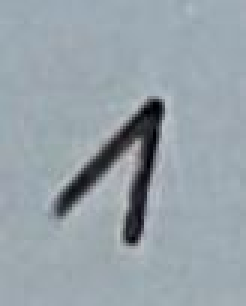
#> input picture TestData/1_1.jpg, 82 x 102 px (shown 3 times larger)
$ python -i LetterPreprocessor.py   (imports and definitions only)
#> lines starting #> are read from the running program, lines starting #| are printed output that depends on the picture; after the words box and inside, x2 and y2 are one past the last pixel; in counts of white or black regions, pixels touching at a corner belong together
import numpy as np
import matplotlib.pyplot as plt
import cv2

class LetterPreprocessor():
    def __init__(self, *args, **kwargs):
        self.binValueThreshold = 45
        self.imgmaxval = 255
        self.cropPadding = 4

    def processImageShow(self, image):
        if plt.isinteractive(): plt.ioff()

        # grayvalue picture
        image = self.makeGrayvalueImage(image)
        self.showimg(image, "input")

        # invert
        image = self.invertImage(image)
        self.showimg(image, "invert")

        # histogram
        thresh = self.selectThreshold(image)
        self.plotHistogram(image, thresh)

        #thresh = 100
        # thresholding
        image = self.thresholdImage(image, thresh)
        self.showimg(image, "thresholding")

        # opening
        image = self.openImage(image)
        self.showimg(image, "opening")

        # cropping
        image = self.cropfromBoundingBox(image)
        self.showimg(image, "croping")

        # resizing
        image = self.resizing(image)
        self.showimg(image, "resizing")
        plt.ion()
        return image

    def processImage(self, image):

        # grayvalue picture
        image = self.makeGrayvalueImage(image)

        # invert
        image = self.invertImage(image)

        # histogram
        thresh = self.selectThreshold(image)

        #thresh = 100
        # thresholding
        image = self.thresholdImage(image, thresh)

        # opening
        image = self.openImage(image)

        # cropping
        image = self.cropfromBoundingBox(image)

        # resizing
        image = self.resizing(image)

        return image

    def showimg(self, image, title=""):
        plt.imshow(image, cmap="gray")
        plt.title(title)
        plt.show()

    def plotHistogram(self, image, threshold):
        plt.hist(image.flatten(), 256, [0, 256])
        plt.title("threshold = %s" % threshold)
        plt.show()

    def makeGrayvalueImage(self, image):
        return cv2.cvtColor(image, cv2.COLOR_BGR2GRAY)

    def invertImage(self, image):
        return self.imgmaxval - image

    def selectThreshold(self, image):
        hist, _ = np.histogram(image.flatten(),256, [0, 256])
        hist[255] = 0
        threshold = 256
        for i in range(len(hist)):
            currentBinValue = hist[-i]
            if currentBinValue < self.binValueThreshold:
                threshold = 256 - i
            if currentBinValue > self.binValueThreshold:
                break
        return threshold

    def thresholdImage(self, image, threshold):
        _ , image = cv2.threshold(image, threshold, 255, cv2.THRESH_BINARY)
        return image

    def openImage(self, image):
        kernel = np.ones((5,5),np.uint8)
        return cv2.morphologyEx(image, cv2.MORPH_OPEN, kernel)

    def cropfromBoundingBox(self, image):
        top = self.getTop(image)
        bottom = self.getBottom(image)
        right = self.getRight(image)
        left = self.getLeft(image)
        return image[top:bottom, left:right].copy()

    def getTop(self, image):
        height = image.shape[0]
        width = image.shape[1]
        top = height
        for row in range(height):
            for col in range(width):
                if image[row,col] > 0:
                    top = row
                    break
            if top < height:
                break
        return max(0,top - self.cropPadding)

    def getBottom(self, image):
        height = image.shape[0]
        width = image.shape[1]
        bottom = 0
        for row in reversed(range(height)):
            for col in range(width):
                if image[row,col] > 0:
                    bottom = row
                    break
            if bottom > 0:
                break
        return min(height, bottom + self.cropPadding)

    def getRight(self, image):
        height = image.shape[0]
        width = image.shape[1]
        right = 0
        for col in reversed(range(width)):
            for row in range(height):
                if image[row,col] > 0:
                    right = col
                    break
            if right > 0:
                break
        return min(width, right + self.cropPadding)

    def getLeft(self, image):
        height = image.shape[0]
        width = image.shape[1]
        left = width
        for col in range(width):
            for row in range(height):
                if image[row,col] > 0:
                    left = col
                    break
            if left < width:
                break
        return max(0, left - self.cropPadding)

    def resizing(self, image):
        return cv2.resize(image, (28,28),interpolation=cv2.INTER_CUBIC)


>>> import cv2
>>> picture = cv2.imread('../TestData/1_1.jpg')
#> picture is the input picture: shape (102, 82, 3); mean B, G, R 169.5, 162.2, 151.2
>>> result = LetterPreprocessor().processImageShow(picture)
#> in invertImage, `return self.imgmaxval - image`:
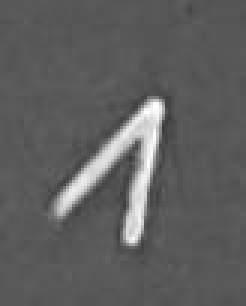
#> returned value: shape (102, 82) (shown 3 times larger); min 56, max 254, mean 95.3
#> in selectThreshold, `hist, _ = np.histogram(image.flatten(),256, [0, 256])`: hist = 256 values, max 1257 at index 88, min 0 at index 0, mean 32.67
#> the loop in selectThreshold, `for i in range(len(hist)):` made 163 passes
#> (currentBinValue, threshold) on passes 1 to 12: (0, 256), (0, 255), (8, 254), (1, 253), (0, 252), (2, 251), (2, 250), (1, 249), (3, 248), (0, 247), (2, 246), (4, 245)
#> in processImageShow, `thresh = self.selectThreshold(image)`: thresh = 95
#> in plotHistogram, `plt.show()`:
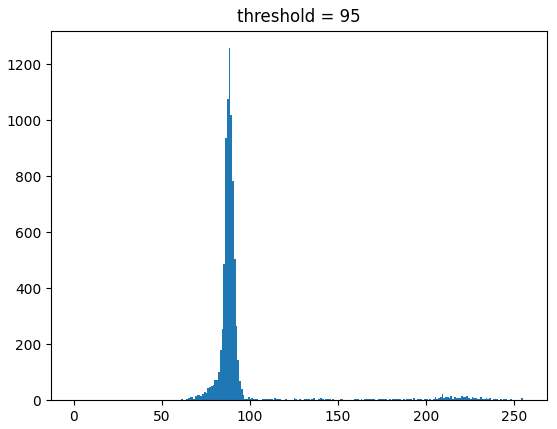
#> figure drawn by matplotlib, 1 panel; tallest bar 1257 high, from x = 88 to 89
#> in thresholdImage, `_ , image = cv2.threshold(image, threshold, 255, cv2.THRESH_BINARY)`:
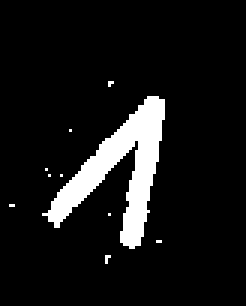
#> image: shape (102, 82) (shown 3 times larger); 8.7% white; 10 white regions (9 under 20 px), largest, box (x1, y1, x2, y2) and area: (14, 32, 55, 83) 709
#> in openImage, `return cv2.morphologyEx(image, cv2.MORPH_OPEN, kernel)`:
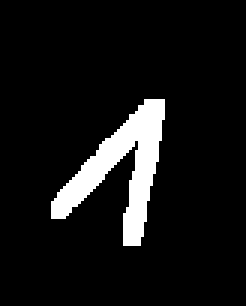
#> returned value: shape (102, 82) (shown 3 times larger); 8.1% white; 1 white region, box (x1, y1, x2, y2) and area: (17, 33, 55, 82) 681
#> in cropfromBoundingBox, `top = self.getTop(image)`: top = 29
#> in cropfromBoundingBox, `bottom = self.getBottom(image)`: bottom = 85
#> in cropfromBoundingBox, `right = self.getRight(image)`: right = 58
#> in cropfromBoundingBox, `left = self.getLeft(image)`: left = 13
#> in cropfromBoundingBox, `return image[top:bottom, left:right].copy()`:
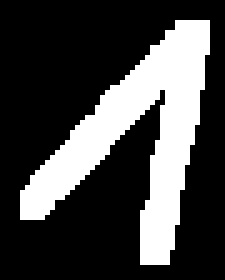
#> returned value: shape (56, 45) (shown 5 times larger); 27% white; 1 white region, box (x1, y1, x2, y2) and area: (4, 4, 42, 53) 681
#> in resizing, `return cv2.resize(image, (28,28),interpolation=cv2.INTER_CUBIC)`:
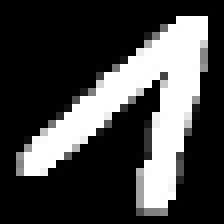
#> returned value: shape (28, 28) (shown 8 times larger); min 0, max 255, mean 68.5

$ run again, on TestData/3_1.jpg
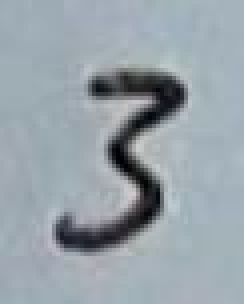
#> input picture TestData/3_1.jpg, 61 x 76 px (shown 4 times larger)
#> picture is the input picture: shape (76, 61, 3); mean B, G, R 169.5, 162.2, 151.8
#> hist = 256 values, max 402 at index 80, min 0 at index 0, mean 18.11
#> the loop in selectThreshold, `for i in range(len(hist)):` made 166 passes
#> (currentBinValue, threshold) on passes 1 to 8: (0, 256), (0, 255), (5, 254), (0, 253), (2, 252), (0, 251), (1, 250), (2, 249)
#> thresh = 92
#> in thresholdImage, `_ , image = cv2.threshold(image, threshold, 255, cv2.THRESH_BINARY)`:
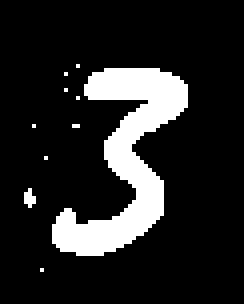
#> image: shape (76, 61) (shown 4 times larger); 14.5% white; 10 white regions (9 under 20 px), largest, box (x1, y1, x2, y2) and area: (13, 17, 47, 64) 652
#> in cropfromBoundingBox, `top = self.getTop(image)`: top = 13
#> bottom = 67
#> right = 50
#> in cropfromBoundingBox, `left = self.getLeft(image)`: left = 9
#> in resizing, `return cv2.resize(image, (28,28),interpolation=cv2.INTER_CUBIC)`:
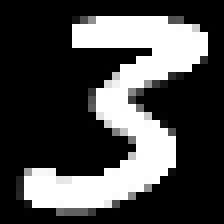
#> returned value: shape (28, 28) (shown 8 times larger); min 0, max 255, mean 73.5

$ run again, on TestData/7_1.jpg
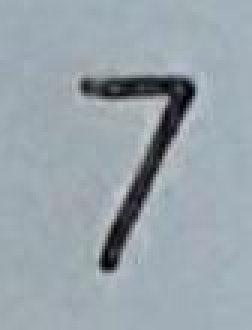
#> input picture TestData/7_1.jpg, 84 x 110 px (shown 3 times larger)
#> picture is the input picture: shape (110, 84, 3); mean B, G, R 172, 164.5, 153.3
#> hist = 256 values, max 958 at index 84, min 0 at index 0, mean 36.09
#> the loop in selectThreshold, `for i in range(len(hist)):` made 164 passes
#> (currentBinValue, threshold) on passes 1 to 8: (0, 256), (0, 255), (5, 254), (3, 253), (3, 252), (1, 251), (1, 250), (1, 249)
#> thresh = 94
#> in thresholdImage, `_ , image = cv2.threshold(image, threshold, 255, cv2.THRESH_BINARY)`:
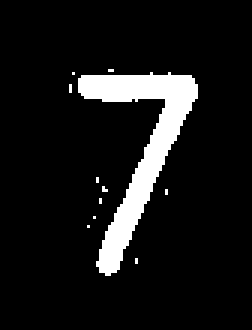
#> image: shape (110, 84) (shown 3 times larger); 9.1% white; 11 white regions (10 under 20 px), largest, box (x1, y1, x2, y2) and area: (26, 24, 66, 92) 819
#> in cropfromBoundingBox, `top = self.getTop(image)`: top = 21
#> bottom = 94
#> right = 69
#> in cropfromBoundingBox, `left = self.getLeft(image)`: left = 22
#> in resizing, `return cv2.resize(image, (28,28),interpolation=cv2.INTER_CUBIC)`:
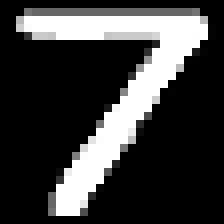
#> returned value: shape (28, 28) (shown 8 times larger); min 0, max 255, mean 60.4

$ run again, on TestData/7_2.jpg
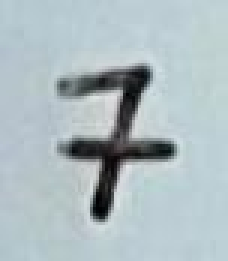
#> input picture TestData/7_2.jpg, 76 x 87 px (shown 3 times larger)
#> picture is the input picture: shape (87, 76, 3); mean B, G, R 192.3, 188, 173.7
#> hist = 256 values, max 489 at index 53, min 0 at index 0, mean 25.83
#> the loop in selectThreshold, `for i in range(len(hist)):` made 191 passes
#> (currentBinValue, threshold) on passes 1 to 8: (0, 256), (0, 255), (2, 254), (1, 253), (0, 252), (1, 251), (2, 250), (3, 249)
#> thresh = 67
#> in thresholdImage, `_ , image = cv2.threshold(image, threshold, 255, cv2.THRESH_BINARY)`:
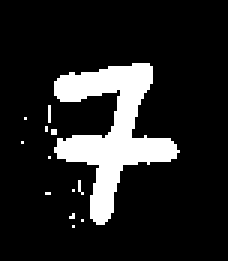
#> image: shape (87, 76) (shown 3 times larger); 14% white; 13 white regions (12 under 20 px), largest, box (x1, y1, x2, y2) and area: (18, 21, 60, 75) 897
#> in cropfromBoundingBox, `top = self.getTop(image)`: top = 17
#> bottom = 77
#> right = 62
#> in cropfromBoundingBox, `left = self.getLeft(image)`: left = 14
#> in resizing, `return cv2.resize(image, (28,28),interpolation=cv2.INTER_CUBIC)`:
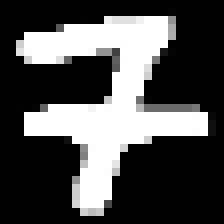
#> returned value: shape (28, 28) (shown 8 times larger); min 0, max 255, mean 78.4
